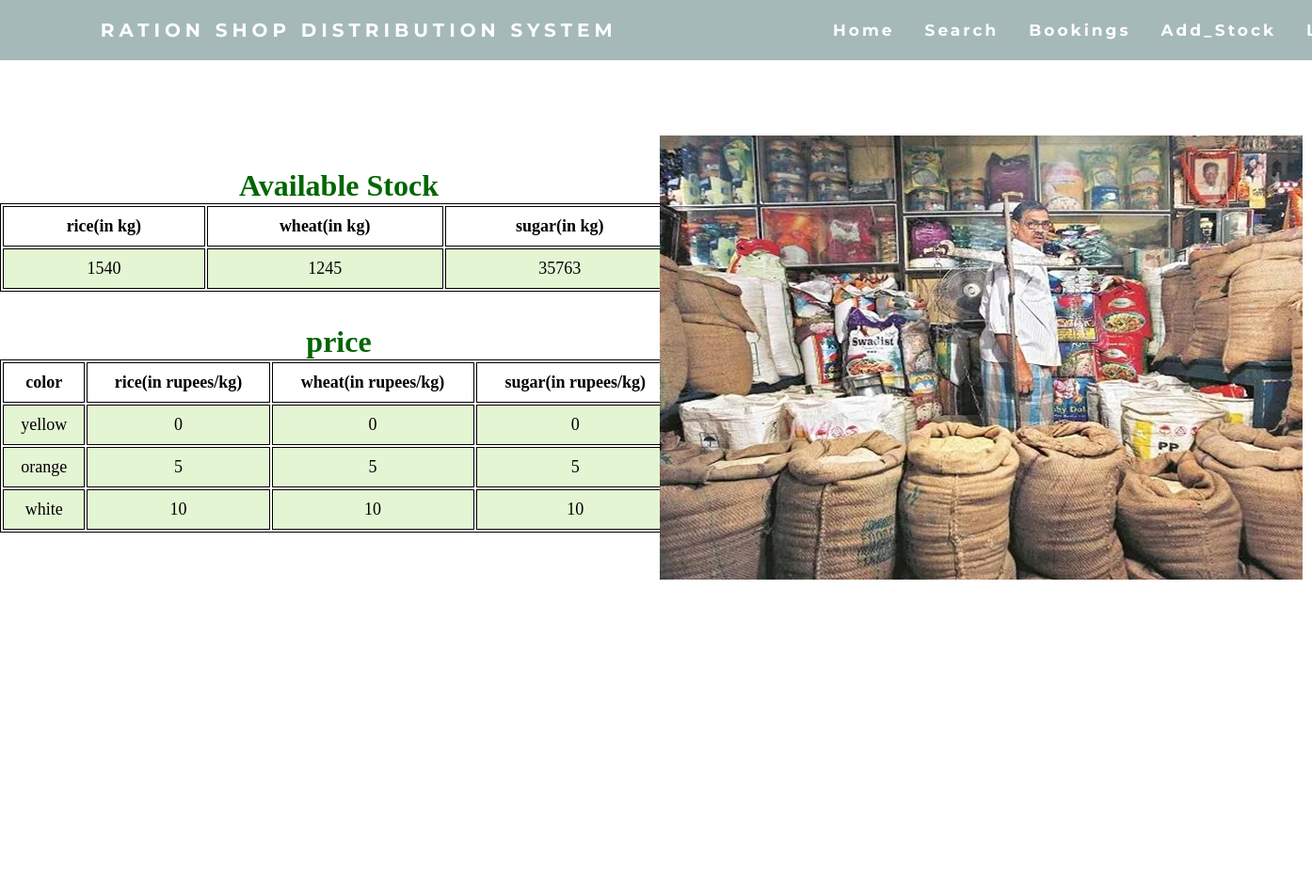
Page /Shop/adminpage.php (signed in) on the committed database.
### tables this page shows
CREATE TABLE `price` (
  `color` varchar(10) NOT NULL,
  `rice` int(3) NOT NULL,
  `wheat` int(3) NOT NULL,
  `sugar` int(3) NOT NULL
);

### Shop/adminpage.php (the view, shortened to what this page needs)
<!DOCTYPE html>
<html lang="en">
<head>
  <link rel="stylesheet" href="adminpage.css" />
</head>
<body>
<?php include 'header.php'; ?>
  <div class="a">
    <?php
    $user = 'root';
    $password = '';
    $database = 'DBMS';
    $servername = 'localhost:3306';
    $mysqli = new mysqli($servername, $user,
      $password, $database);
    $sql = " SELECT sum(rice) as 'rice',sum(wheat)as 'wheat',sum(sugar)as 'sugar' FROM `remain_stock`; ";
    $result = $mysqli->query($sql);
    $sql1="SELECT * FROM `price` ";
    $result1 = $mysqli->query($sql1);
    ?>
    <!DOCTYPE html>
    <html lang="en">
    <head>
    </head>
    <body>
      <section>
        <table>
          <caption>
            <h1>Available Stock</h1>
          </caption>
          <tr>
            <th>rice(in kg)</th>
            <th>wheat(in kg)</th>
            <th>sugar(in kg)</th>
          </tr>
          <?php
          while ($rows = $result->fetch_assoc()) {
          ?>
          <tr>
            <td>
              <?php echo $rows['rice']; ?>
            </td>
            <td>
              <?php echo $rows['wheat']; ?>
            </td>
            <td>
              <?php echo $rows['sugar']; ?>
            </td>
          </tr>
          <?php
          }
          ?>
        </table>
        <table>
          <caption>
            <h1>price</h1>
          </caption>
          <tr>
          <th>color</th>
            <th>rice(in rupees/kg)</th>
            <th>wheat(in rupees/kg)</th>
            <th>sugar(in rupees/kg)</th>
          </tr>
          <?php
          while ($rows = $result1->fetch_assoc()) {
          ?>
          <tr>
            <td>
              <?php echo $rows['color']; ?>
            </td>
            <td>
              <?php echo $rows['rice']; ?>
            </td>
            <td>
              <?php echo $rows['wheat']; ?>
            </td>
            <td>
              <?php echo $rows['sugar']; ?>
            </td>
          </tr>
          <?php
          }
          ?>
        </table>
      </section>
    </body>
    </html>
  </div>
  <div class="c"></div>
</body>
</html>

### Shop/header.php (shortened to what this page needs)
<!DOCTYPE html>
<html lang="en">
<head>
    <link rel="stylesheet" href="adminpage.css">
</head>
<body>
    <nav>
        <div class="heading">
            <h4>Ration Shop Distribution System</h4>
        </div>
        <ul class="nav-links">
            <li><a class="home" href="adminpage.php">Home</a></li>
            <li><a href="search_user.php">Search</a></li>
            <li><a href="Bookings.php">Bookings</a></li>
            <li><a href="add_stock.php">Add_Stock</a></li>
            <li><a href="index.php">Logout</a></li>
        </ul>
    </nav>
</body>
</html>

### Shop/adminpage.css (style rules this page uses)
* { margin: 0px; padding: 0px; }
nav { display: flex; justify-content: space-around; align-items: center; min-height: 8vh; background-color: rgb(165, 185, 185); font-family: "Montserrat", sans-serif; }
.heading { color: white; text-transform: uppercase; letter-spacing: 5px; font-size: 20px; }
.nav-links { display: flex; justify-content: space-around; width: 30%; }
.nav-links li { list-style: none; }
.nav-links a { color: white; text-decoration: none; letter-spacing: 3px; font-weight: bold; font-size: 17px; padding: 14px 16px; }

### Shop/adminpage.php (style rules this page uses)
.a { display: inline-block; padding-top: 5em; width: 50%; height: 50em; }
.c { display: inline-block; width: 49%; height: 50em; background-image: url('../rationShop.jpg'); background-repeat: no-repeat; }
table { margin: 5% auto; font-size: large; border: 1px solid black; width: 40em; }
h1 { text-align: center; color: #006600; font-size: xx-large; font-family: 'Gill Sans', 'Gill Sans MT', ' Calibri', 'Trebuchet MS', 'sans-serif'; }
td { background-color: #E4F5D4; border: 1px solid black; }
th, td { font-weight: bold; border: 1px solid black; padding: 10px; text-align: center; }
td { font-weight: lighter; }

### rows in the picture
price: color "yellow", rice "0", wheat "0", sugar "0"
price: color "orange", rice "5", wheat "5", sugar "5"
price: color "white", rice "10", wheat "10", sugar "10"

### other values in the picture
$rows['rice'] "1540"
$rows['wheat'] "1245"
$rows['sugar'] "35763"
